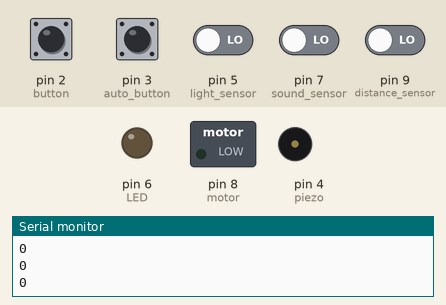
A sketch run on a simulated Arduino Uno, built with avr-gcc and run on an emulated ATmega328P. Parts: switched loads named in the sketch (green lamp = pin HIGH), output pins drawn as LEDs (lit = HIGH), buzzer (waves = sounding, pin HIGH), the last lines printed to the serial monitor. Inputs (shaded band) come from the test bench; at power-on: pin 2 (button), pin 3 (auto_button) HIGH, pin 5 (light_sensor), pin 7 (sound_sensor), pin 9 (distance_sensor) LOW.

Above: at 1.2 s.
1.3 s: pin 7 (sound_sensor) driven HIGH
At 1.8 s:
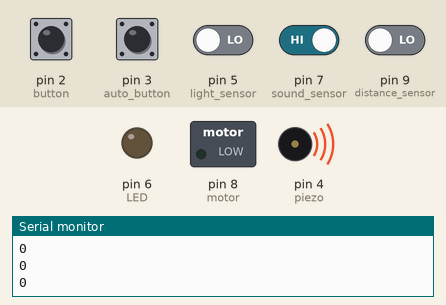
4.3 s: pin 7 (sound_sensor) driven LOW
At 5.6 s:
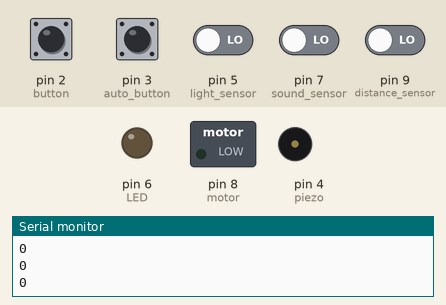
6.8 s: pin 9 (distance_sensor) driven HIGH
At 8.0 s:
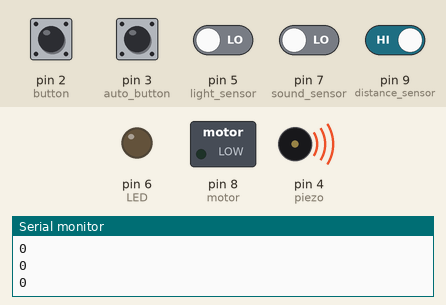
8.3 s: pin 2 (button) pulled LOW for 1 s
At 9.6 s:
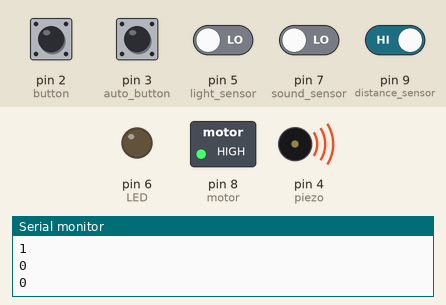
10.8 s: pin 9 (distance_sensor) driven LOW
At 11.2 s:
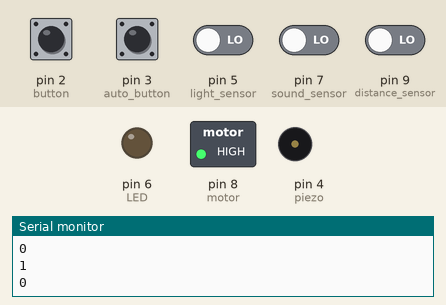
Timing chart, 0 to 13.3 s (numbered marks = the images above; inputs shaded):
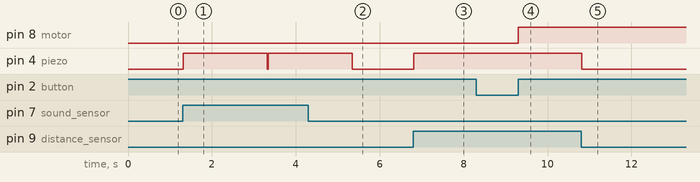

Measured:
- after the input at 1.3 s, pin 4 (piezo): LOW → HIGH at once, → LOW 2.0 s later, → HIGH 0.02 s later
- after the input at 4.3 s, pin 4 (piezo): goes on until 5.3 s, then stays LOW
- after the input at 6.8 s, pin 4 (piezo): LOW → HIGH at once
- after the input at 8.3 s, pin 8 (motor): LOW → HIGH after 1.0 s
- after the input at 10.8 s, pin 4 (piezo): HIGH → LOW at once

The sketch:

combination.ino
```cpp
#define sound_sensor 7
#define piezo 4
#define light_sensor 5
#define LED 6
#define auto_button 3
#define piezo 4
#define distance_sensor 9
#define button 2
#define motor 8
boolean button_state = 0;
boolean button_state2 = 0;
void setup() {

  pinMode(piezo, OUTPUT);
  pinMode(LED, OUTPUT);
  pinMode(piezo, OUTPUT);
  pinMode(button, INPUT);
  pinMode(motor, OUTPUT);
  Serial.begin(9600);
  Serial.print("hello world");
  digitalWrite(motor, LOW);
}

void loop() {
  if (digitalRead(sound_sensor) == 1) {
    digitalWrite(piezo, HIGH);
    delay(2000);
    digitalWrite(piezo, LOW);
  }
  if (digitalRead(auto_button) == 0) {
    delay(10);
    if (digitalRead(auto_button) == 1) {
      button_state2 = !button_state2;
    }
  } else if (digitalRead(auto_button) == 1) {
    delay(10);
    if (digitalRead(auto_button) == 0) {
      button_state2 = button_state2;
    }
  }


  if (button_state2 == true) {
    if (digitalRead(light_sensor) == 1) {
      analogWrite(LED, 255);
    } else {
      analogWrite(LED, 0);
    }


  }
  else {
    analogWrite(LED, 0);
  }

  Serial.println(button_state2);
  Serial.println(digitalRead(light_sensor));
  if (digitalRead(distance_sensor) == 1) {
    digitalWrite(piezo, HIGH);
  } else {
    digitalWrite(piezo, LOW);
  }
  if (digitalRead(button) == 0) {
    delay(10);
    if (digitalRead(button) == 1) { //如果按钮按下
      button_state = !button_state;
    }
  } else if (digitalRead(button) == 1) {
    delay(10);
    if (digitalRead(button) == 0) {
      button_state = button_state;
    }
  }
  if (button_state == true) {
    digitalWrite(motor, HIGH);
  } else {
    digitalWrite(motor, LOW);
  }
  Serial.println(button_state);
}
```
